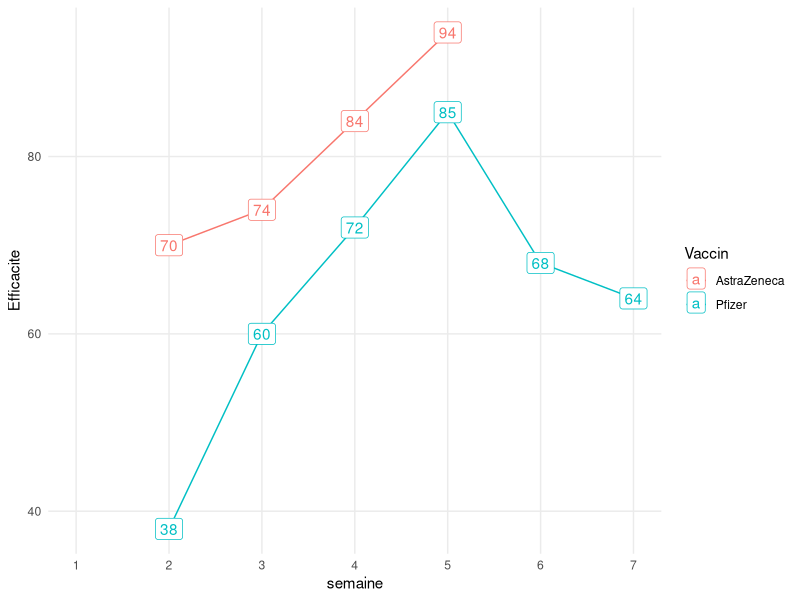
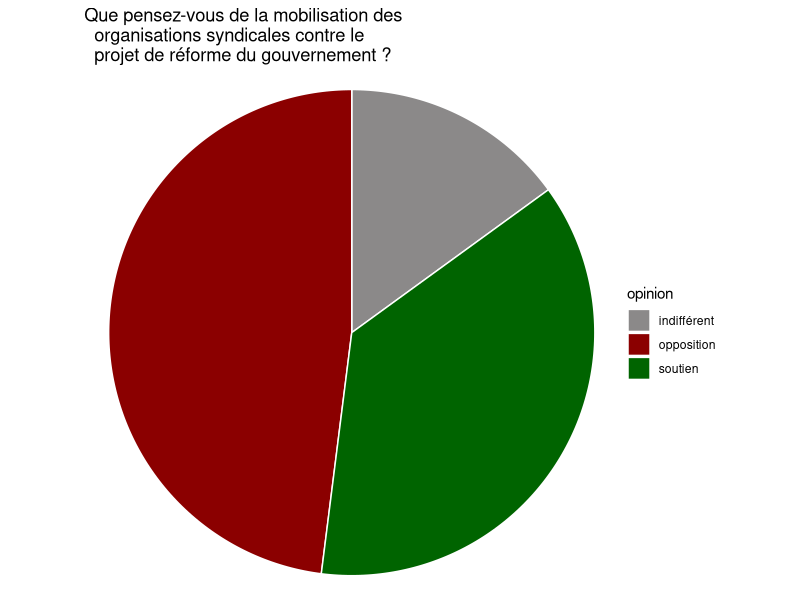
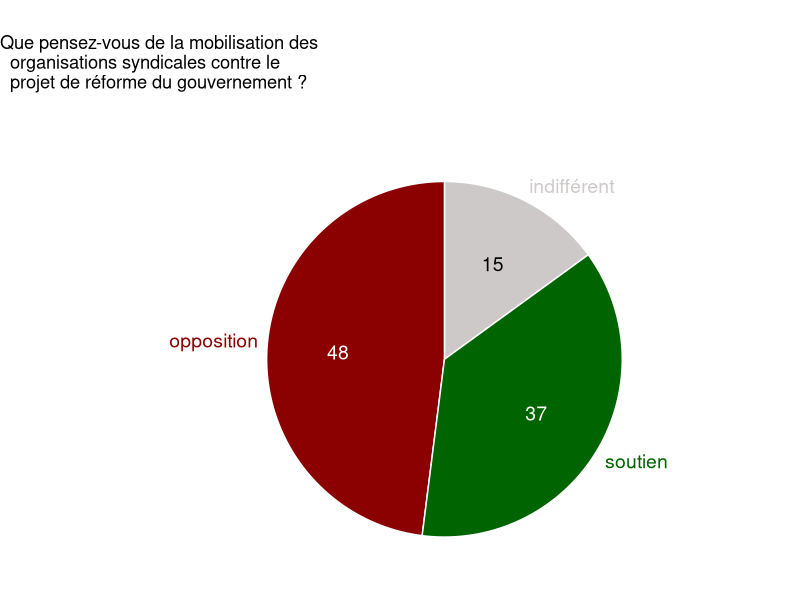
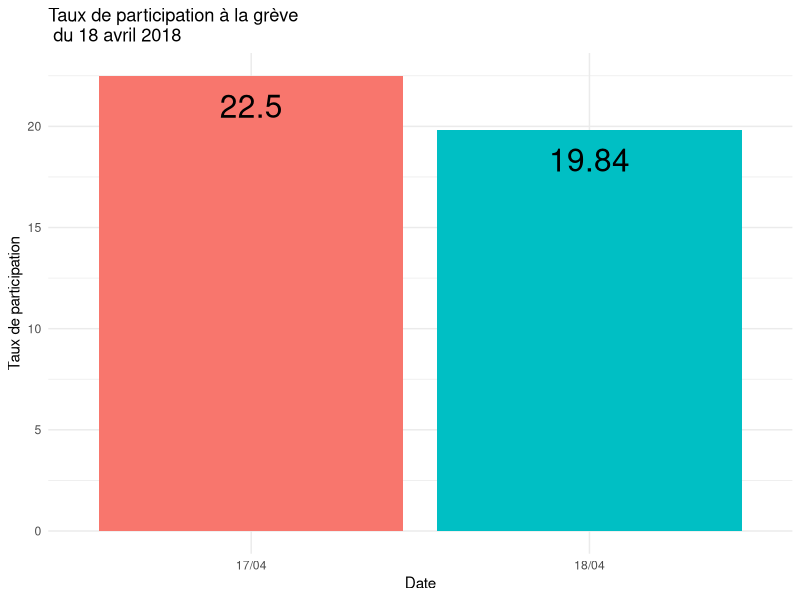
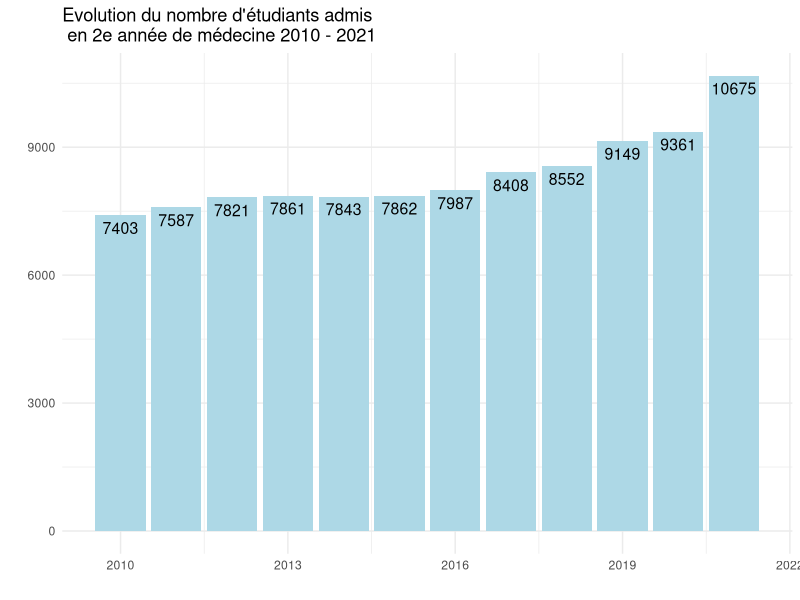

The R script that drew these images, in order:
## ---- chunk 1
library(ggplot2)
library(ggforce)
## ---- chunk 2
hospi <- data.frame(semaine = 1:7,
                    AstraZeneca = c(NA, 70, 74, 84, 94, NA, NA),
                    Pfizer = c(NA, 38, 60, 72, 85, 68, 64))
hospi
## ---- chunk 3
hospi <- tidyr::pivot_longer(hospi, cols = c(AstraZeneca, Pfizer),
                             names_to = "Vaccin", values_to = "Efficacite")
hospi
## ---- chunk 4
ggplot(hospi, aes(x = semaine, y = Efficacite, color = Vaccin)) +
  geom_line() + geom_point() +
  geom_label(aes(label = Efficacite)) + 
  scale_x_continuous(breaks = 1:7) + 
  theme_minimal() + 
  theme(panel.grid.minor = element_blank())
## ---- chunk 5
greve <- data.frame(opinion = c("opposition", "indifférent", "soutien"),
                    pourcent = c(48, 15, 37))
greve
## ---- chunk 6
greve <- greve[order(greve$pourcent), ]
greve_pie <- greve
greve_pie$end_angle <- 2*pi*cumsum(greve$pourcent)/sum(greve$pourcent)   # ending angle for each pie slice
greve_pie$start_angle <- c(0, greve_pie$end_angle[-3]) # starting angle for each pie slice
greve_pie$mid_angle = 0.5*(greve_pie$start_angle + greve_pie$end_angle) # middle of each pie slice, for the text label
greve_pie$hjust = ifelse(greve_pie$mid_angle > pi, 1, 0)
greve_pie$vjust = ifelse(greve_pie$mid_angle < pi/2 | greve_pie$mid_angle > 3*pi/2, 0, 1)
## ---- chunk 7
ggplot(greve,
       aes(x0 = 0, y0 = 0, r0 = 0, r = 1,
           amount = pourcent,
           fill = opinion)) +
  xlab(NULL) + ylab(NULL) + coord_fixed() +
  ggtitle("Que pensez-vous de la mobilisation des 
  organisations syndicales contre le
  projet de réforme du gouvernement ?") + 
  geom_arc_bar(stat = "pie", color = "white") +
  scale_fill_manual(values = c("opposition" = "red4",
                               "indifférent" = "snow4",
                               "soutien" = "darkgreen")) +
  theme_void()
## ---- chunk 8
rpie <- 1
rlabel_out <- 1.05 * rpie
rlabel_in <- 0.6 * rpie

ggplot(greve_pie) +
  geom_arc_bar(aes(x0 = 0, y0 = 0, r0 = 0, r = rpie,
                   start = start_angle, end = end_angle,
                   fill = opinion),
               color = "white") + 
  xlab(NULL) + ylab(NULL) + coord_fixed() +
  ggtitle("Que pensez-vous de la mobilisation des
  organisations syndicales contre le
  projet de réforme du gouvernement ?") +
  scale_fill_manual(values = c("opposition" = "red4",
                               "indifférent" = "snow3",
                               "soutien" = "darkgreen"),
                    guide = "none") +
  scale_color_manual(values = c("opposition" = "red4",
                                "indifférent" = "snow3",
                                "soutien" = "darkgreen"),
                     guide = "none") +
  geom_text(aes(x = rlabel_in * sin(mid_angle),
                y = rlabel_in * cos(mid_angle),
                label = pourcent),
            size = 14/.pt,
            color = c("black", "white", "white")) + 
  geom_text(aes(x = rlabel_out * sin(mid_angle),
                y = rlabel_out * cos(mid_angle),
                label = opinion,
                hjust = hjust, vjust = vjust,
                color = opinion),
            size = 14/.pt) + 
  scale_x_continuous(name = NULL,
                     limits = c(-2.5, 2),
                     expand = c(0, 0)) +
  scale_y_continuous(name = NULL,
                     limits = c(-1.2, 1.5),
                     expand = c(0, 0)) + 
  theme_void()
## ---- chunk 9
greve <- data.frame(jour = c("17/04", "18/04"), pourcent = c(22.5, 19.84))
ggplot(greve, aes(x = jour, y = pourcent, fill = jour)) +
  geom_col() +
  ylab("Taux de participation") + xlab("Date") +
  ggtitle("Taux de participation à la grève \n du 18 avril 2018") + 
  scale_fill_discrete(guide = "none") + 
  geom_text(aes(label = pourcent, y = pourcent - 1.5), size = 8) + 
  theme_minimal()
## ---- chunk 10
medecins <- data.frame(annee = c(2010:2021),
                       places = c(7403, 7587, 7821, 7861, 7843, 7862, 7987, 8408, 8552, 9149, 9361, 10675))

ggplot(medecins, aes(x = annee, y = places)) +
  geom_col(fill = "lightblue") +
  xlab("") + ylab("") +
  ggtitle("Evolution du nombre d'étudiants admis \n en 2e année de médecine 2010 - 2021") + 
  geom_text(aes(label = places, y = places - 300), size = 4) + 
  theme_minimal()
